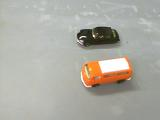
%> input picture Day03/toycars1.png, 160 x 120 px
$ octave ex04.m   (GNU Octave 9; MATLAB toolbox functions it lacks are replaced by stand-ins)
%> lines starting %> are read from the running program, lines starting %| are printed output that depends on the picture

A =imread('toycars1.png');
%> A is the input picture: size 120x160x3 uint8; mean R, G, B 173.1, 171.4, 163
B =imread('toycars2.png');
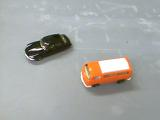
%> input picture Day03/toycars2.png, 160 x 120 px
%> B is the input picture: size 120x160x3 uint8; mean R, G, B 167.7, 168.8, 166.3

subplot(1,3,1);
imshow(A);


subplot(1,3,2);
imshow(B);

C=imsubtract(A,B);
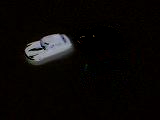
%> C: size 120x160x3 uint8; mean R, G, B 10, 7.8, 6.9
subplot(1,3,3);
imshow(C);
